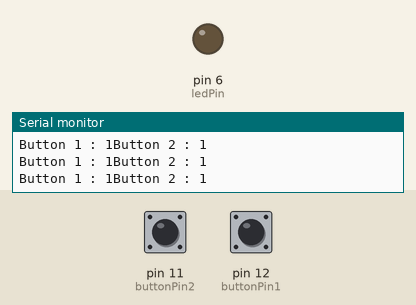
A sketch run on a simulated Arduino Uno, built with avr-gcc and run on an emulated ATmega328P. Parts: output pins drawn as LEDs (lit = HIGH), the last lines printed to the serial monitor. The inputs (shaded band) are chosen by the test bench; at power-on: pin 12 (buttonPin1) HIGH, pin 11 (buttonPin2) HIGH.

Above: at 1.2 s.
1.3 s: pin 12 (buttonPin1) pulled LOW for 1 s
At 3.5 s:
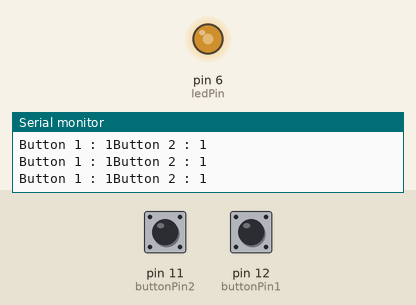
4.3 s: pin 12 (buttonPin1) pulled LOW for 3.2 s
At 5.9 s:
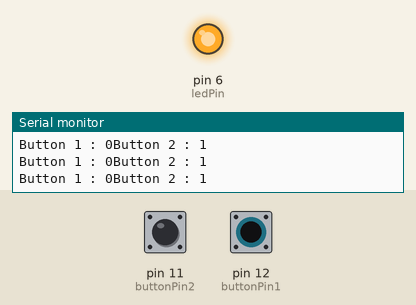
9.0 s: pin 11 (buttonPin2) pulled LOW for 3.2 s
At 10.18 s:
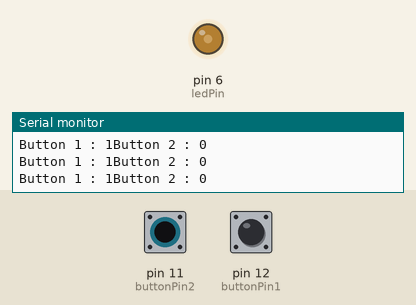
13.7 s: pin 12 (buttonPin1) pulled LOW for 0.15 s
At 15.0 s:
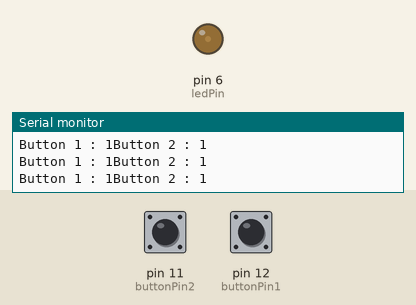
15.4 s: pin 11 (buttonPin2) pulled LOW for 1 s
At 16.5 s:
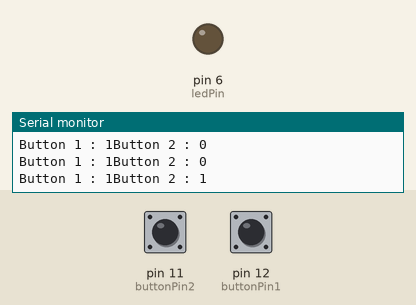
Timing chart, 0 to 18.4 s (numbered marks = the images above; inputs shaded):
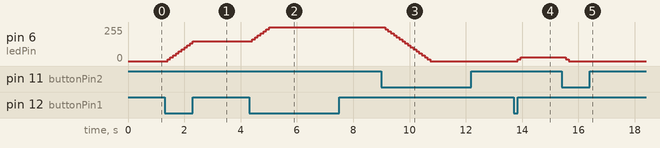

Measured:
- after the input at 1.3 s, pin 6 (ledPin): moves from 0/255 to 150/255 over 0.90 s, starting after 0.10 s
- after the input at 4.3 s, pin 6 (ledPin): moves from 150/255 to 255/255 over 0.60 s, starting after 0.12 s
- after the input at 9.0 s, pin 6 (ledPin): moves from 255/255 to 0/255 over 1.6 s, starting after 0.13 s
- after the input at 13.7 s, pin 6 (ledPin): 0/255 → 15/255 after 0.15 s, → 30/255 0.10 s later
- after the input at 15.4 s, pin 6 (ledPin): 30/255 → 15/255 after 0.15 s, → 0/255 0.10 s later

The sketch:

LEDDimmerButton.ino
```cpp
int buttonPin1 = 12;
int buttonPin2 = 11;
int ledPin = 6;
int LEDBright = 0;
int buttonVal1;
int buttonVal2;
int dt = 100;

void setup() {
  // put your setup code here, to run once:
  pinMode(buttonPin1 , INPUT);
  pinMode(ledPin , OUTPUT);
  pinMode(buttonPin2 , INPUT);
  Serial.begin(9600);
}

void loop() {
  // put your main code here, to run repeatedly:
  buttonVal1 = digitalRead(buttonPin1);
  buttonVal2 = digitalRead(buttonPin2);
  Serial.print("Button 1 : ");
  Serial.print(buttonVal1);
  Serial.print("Button 2 : " );
  Serial.println(buttonVal2);
  delay(dt);

  if(buttonVal1 == 0){
    LEDBright = LEDBright + 15;
  }

  if(buttonVal2 == 0){
    LEDBright = LEDBright - 15;
  }

  if(LEDBright > 255){
    LEDBright = 255;
  }

  if(LEDBright <= 0){
    LEDBright = 0;
  }
  analogWrite(ledPin , LEDBright);
}
```
